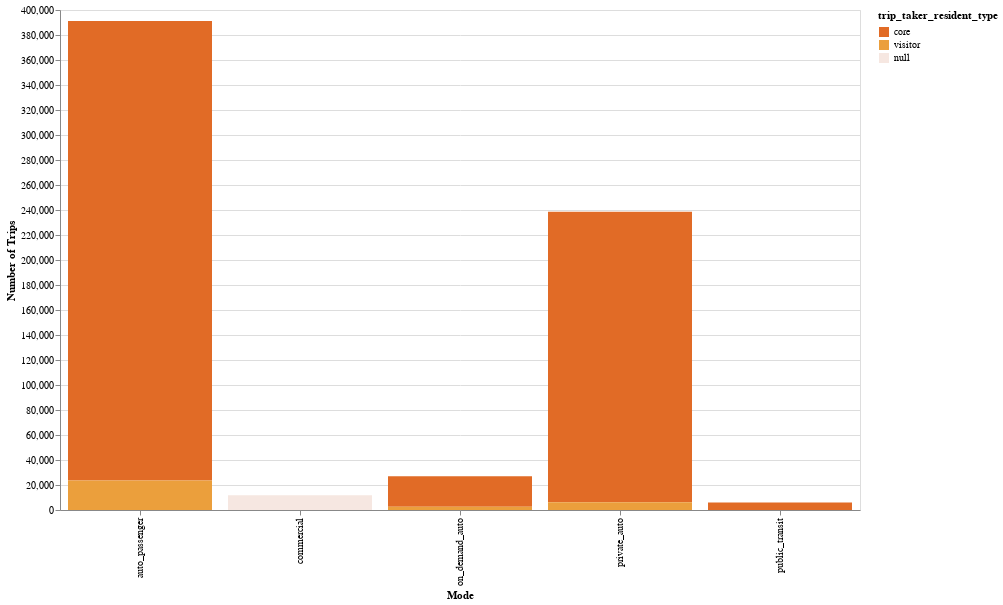

This figure's notebook cell:
### Code cell
chart = (
        alt.Chart(trip_by_res_type)
        .mark_bar()
        .encode(
            x=alt.X("primary_mode", title = "Mode"),
            y=alt.Y("number_trips", title = "Number of Trips"),
            color=alt.Color("trip_taker_resident_type", scale=alt.Scale(range = cp.CALITP_DIVERGING_COLORS,
                                                                         domain=trip_by_res_type["trip_taker_resident_type"].unique().tolist())
            ),
            tooltip=trip_by_res_type.columns.tolist())
      .properties(
    width=800,
    height=500)
        )
chart

### Figure 1 — Vega-Lite specification as saved in the notebook (floating-point values rounded to 4 significant figures)
{"config": {"view": {"continuousWidth": 300, "continuousHeight": 300}}, "data": {"name": "data-528534624f8069c35e0920aefe8f9b51"}, "mark": {"type": "bar"}, "encoding": {"color": {"field": "trip_taker_resident_type", "scale": {"domain": ["core", "visitor", NaN], "range": ["#E16B26", "#EB9F3C", "#f6e7e1", "#8CBCCB", "#2EA8CE", "#136C97"]}, "type": "nominal"}, "tooltip": [{"field": "primary_mode", "type": "nominal"}, {"field": "trip_taker_resident_type", "type": "nominal"}, {"field": "number_trips", "type": "quantitative"}], "x": {"field": "primary_mode", "title": "Mode", "type": "nominal"}, "y": {"field": "number_trips", "title": "Number of Trips", "type": "quantitative"}}, "height": 500, "width": 800, "$schema": "https://vega.github.io/schema/vega-lite/v5.14.1.json", "datasets": {"data-528534624f8069c35e0920aefe8f9b51": [{"primary_mode": "auto_passenger", "trip_taker_resident_type": "core", "number_trips": 367739}, {"primary_mode": "auto_passenger", "trip_taker_resident_type": "visitor", "number_trips": 23552}, {"primary_mode": "commercial", "trip_taker_resident_type": null, "number_trips": 11897}, {"primary_mode": "on_demand_auto", "trip_taker_resident_type": "core", "number_trips": 24372}, {"primary_mode": "on_demand_auto", "trip_taker_resident_type": "visitor", "number_trips": 2581}, {"primary_mode": "private_auto", "trip_taker_resident_type": "core", "number_trips": 232486}, {"primary_mode": "private_auto", "trip_taker_resident_type": "visitor", "number_trips": 6204}, {"primary_mode": "public_transit", "trip_taker_resident_type": "core", "number_trips": 5986}, {"primary_mode": "public_transit", "trip_taker_resident_type": "visitor", "number_trips": 47}]}}
